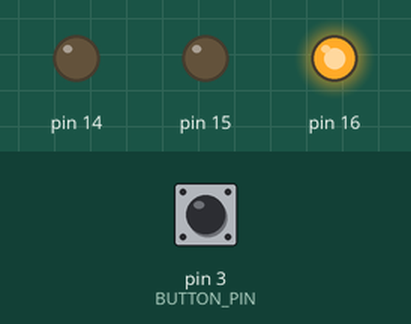
This sketch was run on a simulated Arduino Uno, built with avr-gcc and run on an emulated ATmega328P. On the bench: output pins drawn as LEDs (lit = HIGH). Dashed ring = blinking. The inputs (shaded band) are chosen by the test bench; at power-on: pin 3 (BUTTON_PIN) HIGH.

Above: at 1.2 s.
1.3 s: pin 3 (BUTTON_PIN) pulled LOW for 0.15 s
At 2.7 s:
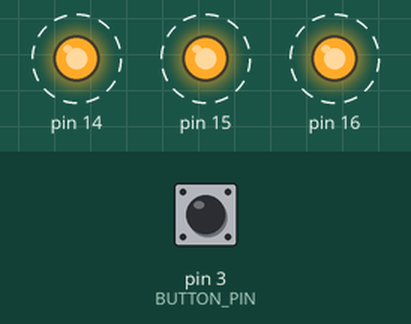
4.4 s: pin 3 (BUTTON_PIN) pulled LOW for 1 s
7.4 s: pin 3 (BUTTON_PIN) pulled LOW for 3.2 s
At 8.2 s:
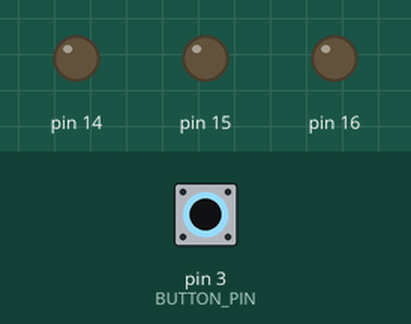
Timing chart, 0 to 18.1 s (numbered marks = the images above; inputs shaded):
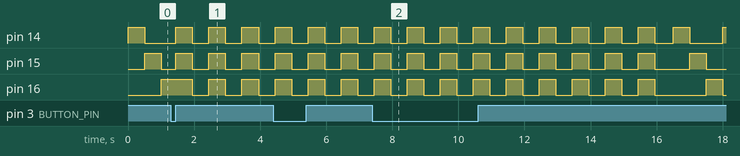

Measured:
- after the input at 1.3 s, pin 14, pin 15: alternates HIGH for 0.50 s and LOW for 0.50 s, starting after 0.15 s; pin 16: alternates HIGH for 0.50 s and LOW for 0.50 s, starting after 0.65 s

The sketch:

ex2.ino
```cpp
#include <avr/io.h>
#include <util/delay.h>
#include <avr/interrupt.h>

#define BUTTON_PIN PD3

ISR(INT1_vect) {
  for (int i = 0; i < 5; i++) {
      PORTC |= (1 << PC0) | (1 << PC1) | (1 << PC2);
      _delay_ms(500);
      PORTC &= ~((1 << PC0) | (1 << PC1) | (1 << PC2));
      _delay_ms(500);
  }
}

void init_int1() {
  SREG &= (~(1 << 7));

  DDRD &= (~(1 << BUTTON_PIN));
  PORTD |= (1 << BUTTON_PIN);

  EICRA |= (1 << ISC10) | (1 << ISC11);
  EIMSK |= (1 << INT1);

  SREG |= (1 << 7);
}

void setup() {
  init_int1();
  DDRC |= (1 << PC0) | (1 << PC1) | (1 << PC2);
}

void loop() {
  for(int i = 0; i < 3; i++) {
    PORTC = 0x00;
    PORTC |= (1 << i);
    _delay_ms(500);
  }
}
```
